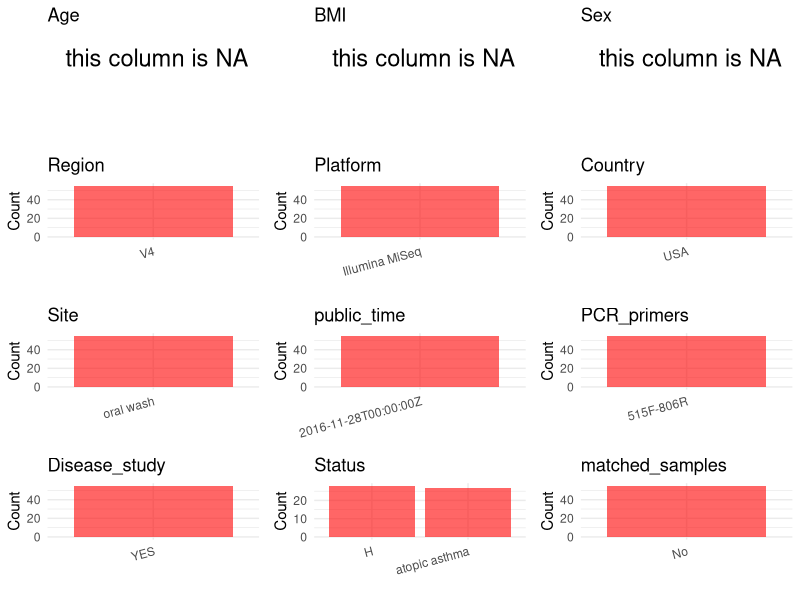

Generate this figure with R: (Note: this script raises an error after producing the figure.)
## ---- chunk 1
# Load necessary libraries
library(dplyr)
library(ggplot2)
library(cowplot)

# Set working directory (update this path to your local directory)
setwd("/home/hby/oral_project/PRJEB15534")

# Read the initial metadata files
initial_meta <- read.csv("SraRunTable.csv", header = T)

# Combine the two metadata files
# meta <- rbind(initial_meta, initial_meta1)

# Remove entries non-oral samples
# initial_meta <- subset(initial_meta,isolate %in% c("saliva","tongue coat"))

# Check the number of samples containing "HT" in Sample.Name (e.g., healthy controls)
# nrow(subset(meta, grepl("HT", Sample.Name)))

# Display the first few rows of the metadata
head(initial_meta)
## ---- chunk 2
# Create a uniform metadata dataframe
metadata <- data.frame(
  BioProject = initial_meta$BioProject,
  Run = initial_meta$Run,
  sample_name = initial_meta$Sample_name,
  Platform = initial_meta$Instrument,
  Country = initial_meta$geo_loc_name_country,
  Site = initial_meta$environment_material,
  public_time = initial_meta$ReleaseDate,
  Status = initial_meta$lungpulmonary_disorder,
  Sex = NA,
  Age = NA,
  BMI = NA,
  stringsAsFactors = FALSE
) %>%
  mutate(
    Status = case_when(
      Status == "control (no atopic asthma)" ~ "H",
      TRUE ~ as.character(Status)
    )
  ) %>%
  filter(Site != "bronchial brush")
## ---- chunk 3
# Add information obtained from the publication
metadata$Region <- "V4"
metadata$PCR_primers <- "515F-806R"
metadata$title <- "Features of the bronchial bacterial microbiome associated with atopy，asthma and responsiveness to inhaled corticosteroid treatment"
metadata$Disease_study <- "YES"
metadata$matched_samples <- "No"


cat("\nFinal sample distribution:\n")
table(metadata$sample_name)
table(metadata$Site)
table(metadata$matched_samples)
## ---- chunk 4
# Check the number of unique runs and sample names
print(paste("Number of unique runs:", length(unique(metadata$Run))))
print(paste("Number of unique sample names:", length(unique(metadata$sample_name))))
## ---- chunk 5
# Select columns for visualization
plot_data <- metadata %>%
  select(-BioProject, -Run, -sample_name, -title)

# Function to create simple plots for each column
create_simple_plots <- function(data) {
  plots <- list()

  for (col in colnames(data)) {
    # Check if the column is all NA
    if (all(is.na(data[[col]]))) {
      # Create an empty plot with text indicating all NA
      p <- ggplot() +
        annotate("text", x = 0.5, y = 0.5, label = "this column is NA", size = 6) +
        labs(title = col) +
        theme_void()
    } else if (is.numeric(data[[col]])) {
      # Numeric variable: histogram
      p <- ggplot(data, aes(x = .data[[col]])) +
        geom_histogram(fill = "blue", alpha = 0.6, bins = 20, na.rm = TRUE) +
        labs(title = col) +
        theme_minimal()
    } else {
      # Categorical variable: bar plot (remove NA values)
      count_data <- as.data.frame(table(data[[col]], useNA = "ifany"))
      p <- ggplot(count_data, aes(x = reorder(Var1, -Freq), y = Freq)) +
        geom_col(fill = "red", alpha = 0.6) +
        labs(title = col, x = NULL, y = "Count") +
        theme_minimal() +
        theme(axis.text.x = element_text(angle = 15, hjust = 1))
    }
    plots[[col]] <- p
  }

  return(plots)
}

# Generate and arrange plots
plots <- create_simple_plots(plot_data)
p <- plot_grid(plots$Age,
  plots$BMI,
  plots$Sex,
  plots$Region,
  plots$Platform,
  plots$Country,
  plots$Site,
  plots$public_time,
  plots$PCR_primers,
  plots$Disease_study,
  plots$Status,
  plots$matched_samples, # add
  ncol = 3, align = "hv", axis = "lb"
)
ggsave("Metadata_Summary.png", plot = p, width = 8, height = 6, dpi = 150)
## ---- chunk 6
knitr::include_graphics("Metadata_Summary.png")
## ---- chunk 7
# Reorder columns to match the desired format
metadata <- metadata[, c(
  "BioProject", "Run", "sample_name", "Age", "BMI", "Sex",
  "Region", "Platform", "Country", "Site", "public_time",
  "PCR_primers", "title", "Disease_study", "Status", "matched_samples"
)]

# Export the uniform metadata to a CSV file
write.csv(metadata, file = "metadata.csv", quote = FALSE)
head(metadata)
